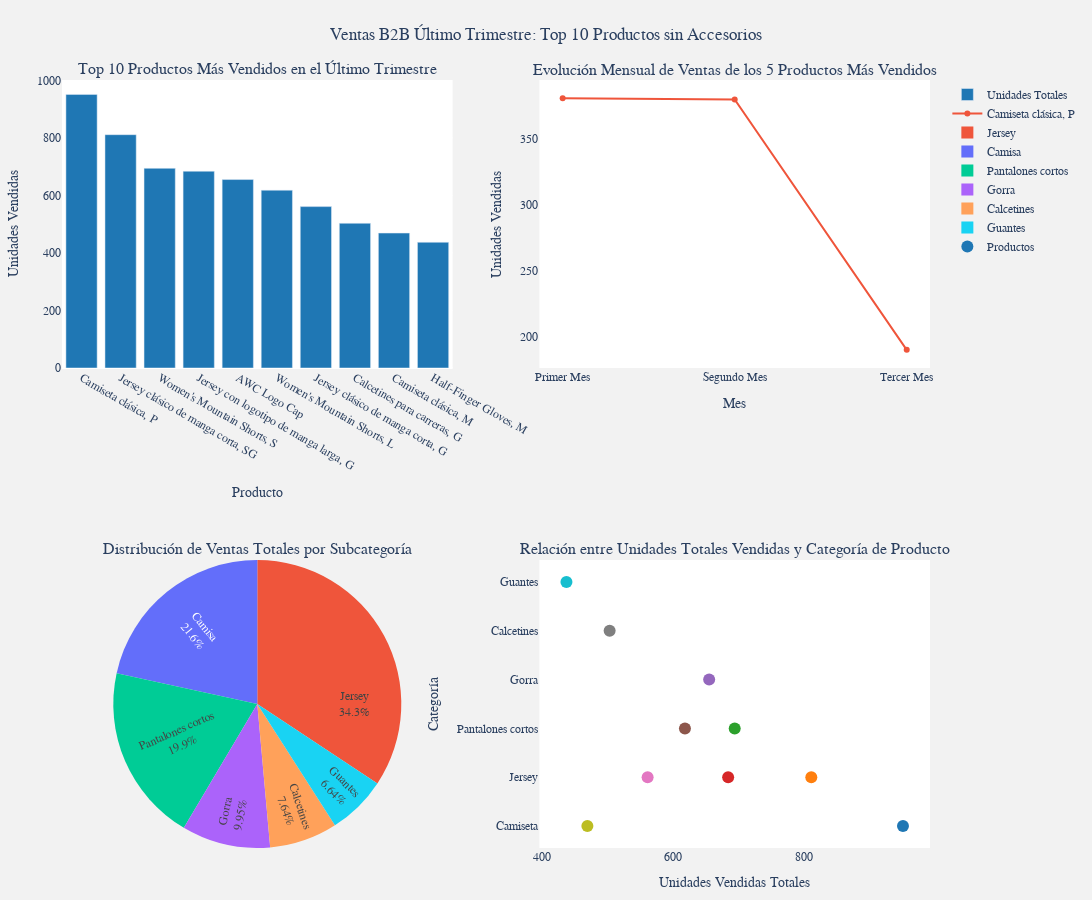

The notebook cell this image was saved under:
### Code cell
create_dashboard_from_json(results['graphics_json'])

### Figure 1 — Plotly figure (JSON) as saved in the notebook; plotly's stock layout.template omitted (floating-point values rounded to 4 significant figures)
{"data": [{"marker": {"color": "#1f77b4"}, "name": "Unidades Totales", "type": "bar", "x": ["Camiseta clásica, P", "Jersey clásico de manga corta, SG", "Women's Mountain Shorts, S", "Jersey con logotipo de manga larga, G", "AWC Logo Cap", "Women's Mountain Shorts, L", "Jersey clásico de manga corta, G", "Calcetines para carreras, G", "Camiseta clásica, M", "Half-Finger Gloves, M"], "xaxis": "x", "y": [951, 811, 694, 684, 655, 618, 561, 503, 469, 437], "yaxis": "y"}, {"mode": "lines+markers", "name": "Camiseta clásica, P", "type": "scatter", "x": ["Primer Mes", "Segundo Mes", "Tercer Mes"], "xaxis": "x2", "y": [381, 380, 190], "yaxis": "y2"}, {"domain": {"x": [0, 0.45], "y": [0, 0.375]}, "insidetextorientation": "radial", "labels": ["Camisa", "Jersey", "Pantalones cortos", "Gorra", "Calcetines", "Guantes"], "marker": {"colors": ["#636efa", "#ef553b", "#00cc96", "#ab63fa", "#ffa15a", "#19d3f3"]}, "name": "Ventas Totales por Subcategoría", "textinfo": "label+percent", "type": "pie", "values": [1420, 2259, 1312, 655, 503, 437]}, {"marker": {"color": ["#1f77b4", "#ff7f0e", "#2ca02c", "#d62728", "#9467bd", "#8c564b", "#e377c2", "#7f7f7f", "#bcbd22", "#17becf"], "size": 12}, "mode": "markers", "name": "Productos", "text": ["Camiseta clásica, P", "Jersey clásico de manga corta, SG", "Women's Mountain Shorts, S", "Jersey con logotipo de manga larga, G", "AWC Logo Cap", "Women's Mountain Shorts, L", "Jersey clásico de manga corta, G", "Calcetines para carreras, G", "Camiseta clásica, M", "Half-Finger Gloves, M"], "type": "scatter", "x": [951, 811, 694, 684, 655, 618, 561, 503, 469, 437], "xaxis": "x3", "y": ["Camiseta", "Jersey", "Pantalones cortos", "Jersey", "Gorra", "Pantalones cortos", "Jersey", "Calcetines", "Camiseta", "Guantes"], "yaxis": "y3"}], "layout": {"annotations": [{"font": {"size": 16}, "showarrow": false, "text": "Top 10 Productos Más Vendidos en el Último Trimestre", "x": 0.225, "xanchor": "center", "xref": "paper", "y": 1, "yanchor": "bottom", "yref": "paper"}, {"font": {"size": 16}, "showarrow": false, "text": "Evolución Mensual de Ventas de los 5 Productos Más Vendidos", "x": 0.775, "xanchor": "center", "xref": "paper", "y": 1, "yanchor": "bottom", "yref": "paper"}, {"font": {"size": 16}, "showarrow": false, "text": "Distribución de Ventas Totales por Subcategoría", "x": 0.225, "xanchor": "center", "xref": "paper", "y": 0.375, "yanchor": "bottom", "yref": "paper"}, {"font": {"size": 16}, "showarrow": false, "text": "Relación entre Unidades Totales Vendidas y Categoría de Producto", "x": 0.775, "xanchor": "center", "xref": "paper", "y": 0.375, "yanchor": "bottom", "yref": "paper"}], "autosize": true, "font": {"family": "Arial, sans-serif", "size": 12}, "height": 900, "margin": {"b": 50, "l": 50, "r": 50, "t": 80}, "paper_bgcolor": "#f2f2f2", "plot_bgcolor": "#ffffff", "title": {"text": "Ventas B2B Último Trimestre: Top 10 Productos sin Accesorios", "x": 0.5}, "width": 1600, "xaxis": {"anchor": "y", "domain": [0, 0.45], "title": {"text": "Producto"}}, "xaxis2": {"anchor": "y2", "domain": [0.55, 1], "title": {"text": "Mes"}}, "xaxis3": {"anchor": "y3", "domain": [0.55, 1], "title": {"text": "Unidades Vendidas Totales"}}, "yaxis": {"anchor": "x", "domain": [0.625, 1], "title": {"text": "Unidades Vendidas"}}, "yaxis2": {"anchor": "x2", "domain": [0.625, 1], "title": {"text": "Unidades Vendidas"}}, "yaxis3": {"anchor": "x3", "domain": [0, 0.375], "title": {"text": "Categoría"}}}}
